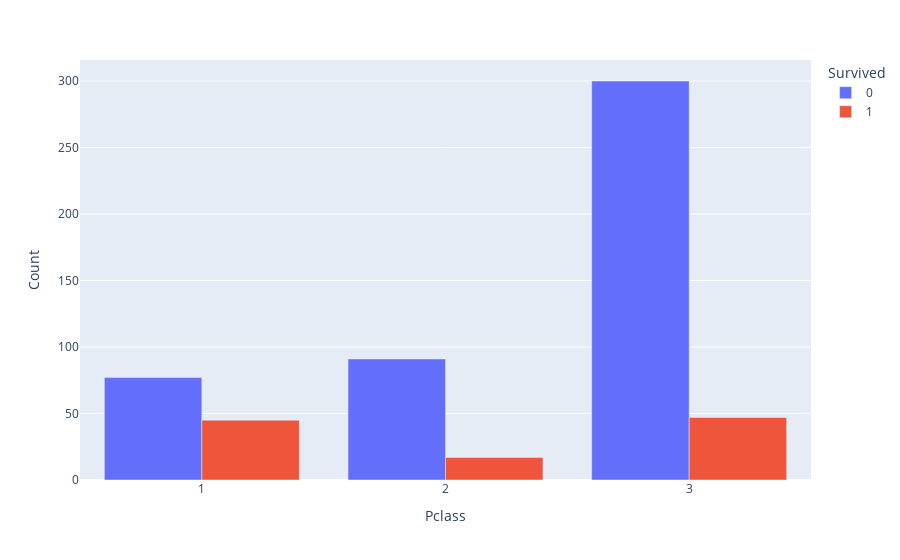

The code cell stored with this chart in its notebook:
### Markdown cell above
Для женщин предположение более чем подтверждается.

Посмотрим на ситуацию с мужчинами.

### Code cell
plot_barplot(train_data, 'Sex', 'male', 'Pclass')

### Figure 1 — Plotly figure (JSON) as saved in the notebook; plotly's stock layout.template omitted (floating-point values rounded to 4 significant figures)
{"data": [{"alignmentgroup": "True", "hovertemplate": "Survived=0<br>Pclass=%{x}<br>Count=%{y}<extra></extra>", "legendgroup": "0", "marker": {"color": "#636efa"}, "name": "0", "offsetgroup": "0", "orientation": "v", "showlegend": true, "textposition": "auto", "type": "bar", "x": [1, 2, 3], "xaxis": "x", "y": [77, 91, 300], "yaxis": "y"}, {"alignmentgroup": "True", "hovertemplate": "Survived=1<br>Pclass=%{x}<br>Count=%{y}<extra></extra>", "legendgroup": "1", "marker": {"color": "#EF553B"}, "name": "1", "offsetgroup": "1", "orientation": "v", "showlegend": true, "textposition": "auto", "type": "bar", "x": [1, 2, 3], "xaxis": "x", "y": [45, 17, 47], "yaxis": "y"}], "layout": {"barmode": "group", "legend": {"title": {"text": "Survived"}, "tracegroupgap": 0}, "margin": {"t": 60}, "xaxis": {"anchor": "y", "domain": [0, 1], "title": {"text": "Pclass"}}, "yaxis": {"anchor": "x", "domain": [0, 1], "title": {"text": "Count"}}}}
